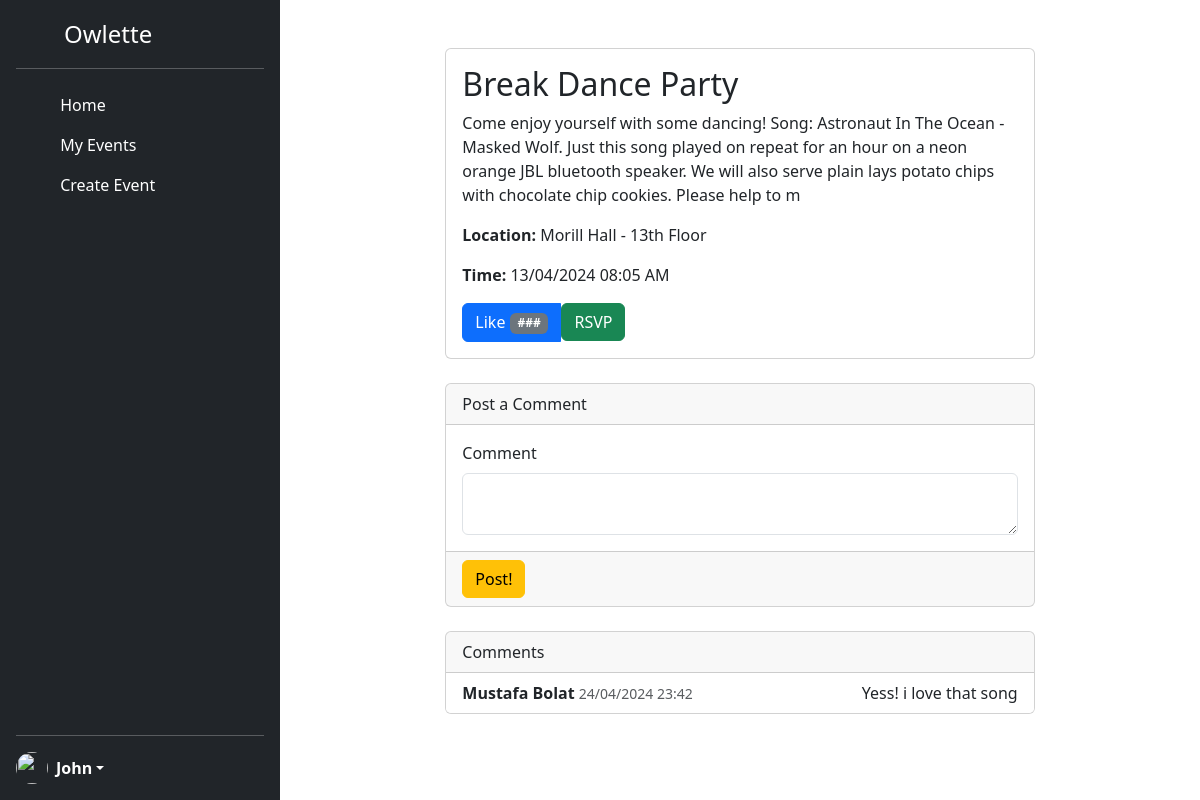
The app's page /eventview/6 (signed in) with its own data.
### models.py (models this page shows, shortened)
class User(db.Model, UserMixin):
    __tablename__ = 'user'
    userid = db.Column(db.Integer,
                   primary_key=True)
    username = db.Column(db.String(40),
                         nullable=False,
                         unique=True)
    email = db.Column(db.String(40),
                      unique=True,
                      nullable=False)
    password = db.Column(db.String(200),
                         unique=False,
                         nullable=False)
    firstname = db.Column(db.String(40),
                         nullable=False)
    lastname = db.Column(db.String(40),
                         nullable=False)
    bio = db.Column(db.String(255),
                         nullable=True)
    created_at = db.Column(db.DateTime,
                           nullable=False,
                           default=datetime.now(pytz.timezone('US/Eastern')))
    ismod = db.Column(db.Boolean,
                           default=False)
    posts = db.relationship('Event', backref='author', lazy='dynamic')

class Event(db.Model):
    __tablename__ = 'event'
    eventID = db.Column(db.Integer, primary_key=True)
    userID = db.Column(db.Integer, db.ForeignKey('user.userid'))
    title = db.Column(db.String(80))
    status = db.Column(db.String(80), default='active')
    description = db.Column(db.String(389))
    eventTime = db.Column(db.DateTime)
    location = db.Column(db.String(80))
    flairone_id = db.Column(db.Integer, db.ForeignKey('flair.flairID'))
    flairtwo_id = db.Column(db.Integer, db.ForeignKey('flair.flairID'))
    flarirthree_id = db.Column(db.Integer, db.ForeignKey('flair.flairID'))
    flairone = db.relationship('Flair', foreign_keys=[flairone_id])
    flairtwo = db.relationship('Flair', foreign_keys=[flairtwo_id])
    flarirthree = db.relationship('Flair', foreign_keys=[flarirthree_id])
    comments = db.relationship('Comment', backref='comments', lazy='dynamic')

class Comment(db.Model):
     __tablename__ = 'comment'
     commentID = db.Column(db.Integer, primary_key=True)
     userID = db.Column(db.Integer, db.ForeignKey('user.userid'))
     eventID = db.Column(db.Integer, db.ForeignKey('event.eventID'))
     message = db.Column(db.String(255))
     timestamp = db.Column(db.DateTime, default=datetime.now(pytz.timezone('US/Eastern')))
     author = db.Relationship('User', backref='author', lazy='joined')

### app.py (the view, shortened to what this page needs)
@app.route('/eventview/<int:eventID>', methods=['GET','POST'])
@login_required
def eventdetailview(eventID):
    form = commentForm(request.form)
    singleEvent = Event.query.get(eventID)
    flairName = singleEvent.flairone.name if singleEvent.flairone else "None"  # Retrieve the flairs for the event
    user_has_rsvped = RSVP.query.filter_by(userID=current_user.userid, eventID=eventID).first() is not None
    return render_template("eventdetailview.html", singleEvent=singleEvent, flairName=flairName,
                user_has_rsvped=user_has_rsvped, form=form)

### forms.py
class commentForm(FlaskForm):
    message = TextAreaField('Comment', validators=[DataRequired(), Length(max=255)])
    submit = SubmitField(label='Post!')

### app.py (called while the page is built)
@login_manager.user_loader
def load_user(userid):
    return User.query.get(int(userid))

### templates/eventdetailview.html (shortened to what this page needs)
{% extends "base.html" %}
{% block content %}
<div class="container">
    <div class="row">
      <div class="col-md-8 mx-auto mt-5">
        <div class="card">
          <div class="card-body">
            <h2 class="card-title">{{singleEvent.title}}</h2>
            <p class="card-text">{{singleEvent.description}}</p>
            <p class="card-text"><strong>Location:</strong> {{singleEvent.location}}</p>
            <p class="card-text"><strong>Time:</strong> {{singleEvent.eventTime.strftime(' %d/%m/%Y %I:%M %p')}}</p>
            <div class="btn-group" role="group" aria-label="Event Actions">
              <button type="button" class="btn btn-primary">
                Like <span class="badge text-bg-secondary">###</span>
              </button>
              <form action="{{ url_for('rsvp_to_event', event_id=singleEvent.eventID) }}" method="post">
                {% if user_has_rsvped %}
                <button type="submit" class="btn btn-danger">
                    <i class="fas fa-times"></i> Cancel RSVP
                </button>
                {% else %}
                <button type="submit" class="btn btn-success">
                     RSVP
                </button>
                {% endif %}
              </form>
            </div>
          </div>
        </div>
        <div class="card mt-4">
          <div class="card-header">
              <div class="col-auto me-auto">Post a Comment</div>
          </div>
          <div class='card-body'>
              <form method="POST">
                {{ form.message.label(class="form-label") }}
                {{ form.message(class="form-control")  }}
          </div>
          <div class='card-footer'>
            {{ form.submit(class="btn btn-warning") }}
          </div>
        </div>
        <div class="card mt-4">
          <div class="card-header">
            Comments
          </div>
          <ul class="list-group list-group-flush">
            {% for comment in singleEvent.comments%}
            <li class="list-group-item">
              <div class="d-flex justify-content-between">
                <div>
                  <strong>{{comment.author.firstname}} {{comment.author.lastname}}</strong>
                  <small class="text-muted">{{ comment.timestamp.strftime(' %d/%m/%Y %H:%M ') }}</small>
                </div>
                <div>
                  <span>{{comment.message}}</span>
                </div>
              </div>
            </li>
            {% endfor %}
          </ul>
        </div>
      </div>
    </div>
  </div>
{% endblock %}

### templates/base.html (shortened to what this page needs)
<!DOCTYPE html>
<lang="en">
<head>
    <link rel="stylesheet" href="{{ url_for('static', filename='style.css') }}">
    <link href="https://cdn.jsdelivr.net/npm/bootstrap@5.3.3/dist/css/bootstrap.min.css" rel="stylesheet">
    <link href="https://cdn.jsdelivr.net/npm/bootstrap@5.3.3/dist/css/bootstrap.min.css" rel="stylesheet">
</head>
<body>
<div class="d-flex flex-row" style="">
  <div class="d-flex flex-column flex-shrink-0 p-3 text-white bg-dark" style="width: 280px; height: 100vh">
      <a href="/" class="d-flex align-items-center mb-3 mb-md-0 me-md-auto text-white text-decoration-none">
        <svg class="bi me-2" width="40" height="32"><use xlink:href="LOGO"/></svg>
        <span class="fs-4">Owlette</span>
      </a>
      <hr>
      <ul class="nav nav-pills flex-column mb-auto">
        <li class="nav-item">
          <a href="/home" class="nav-link text-white {{ 'active' if request.path == '/home' else '' }}"
          aria-current="page">
            <svg class="bi me-2" width="16" height="16"><use xlink:href="#home"/></svg>
            Home
          </a>
        </li>
       <li>
          <a href="/myevents" class="nav-link text-white {{ 'active' if request.path == '/myevents' else '' }}"
          aria-current="page">
            <svg class="bi me-2" width="16" height="16"><use xlink:href="#speedometer2"/></svg>
            My Events
          </a>
        </li>
        <li>
          <a href="/create-event" class="nav-link text-white {{ 'active' if request.path == '/create-event' else '' }}"
          aria-current="page">
            <svg class="bi me-2" width="16" height="16"><use xlink:href="#table"/></svg>
            Create Event
          </a>
        </li>
      </ul>
      <hr>
      <div class="dropdown">
        <a href="#" class="d-flex align-items-center text-white text-decoration-none dropdown-toggle" role="button" id="dropdownUser1" data-bs-toggle="dropdown" aria-haspopup="true" aria-expanded="false">
          <img src="https://github.com/mdo.png" alt="" width="32" height="32" class="rounded-circle me-2">
          {% if current_user.is_authenticated %}
            <strong>
                {{ current_user.firstname }}
            </strong>
          {% else %}
            <strong>
                User
            </strong>
          {% endif %}
        </a>
      </div>
  </div>
  {% block content %}
  {% endblock %}
</div>
</body>
</html>

### records on screen
User: firstname "John"
Event: title "Break Dance Party", description "Come enjoy yourself with some dancing! Song: Astronaut In The Ocean - Masked Wolf. Just this song played on repeat for an hour on a neon orange JBL bluetooth speaker. We will also serve plain lays potato chips with chocolate chip cookies. Please help to m", location "Morill Hall - 13th Floor", eventTime "13/04/2024 08:05 AM"
Comment: author.firstname "Mustafa", author.lastname "Bolat", timestamp "24/04/2024 23:42", message "Yess! i love that song"
